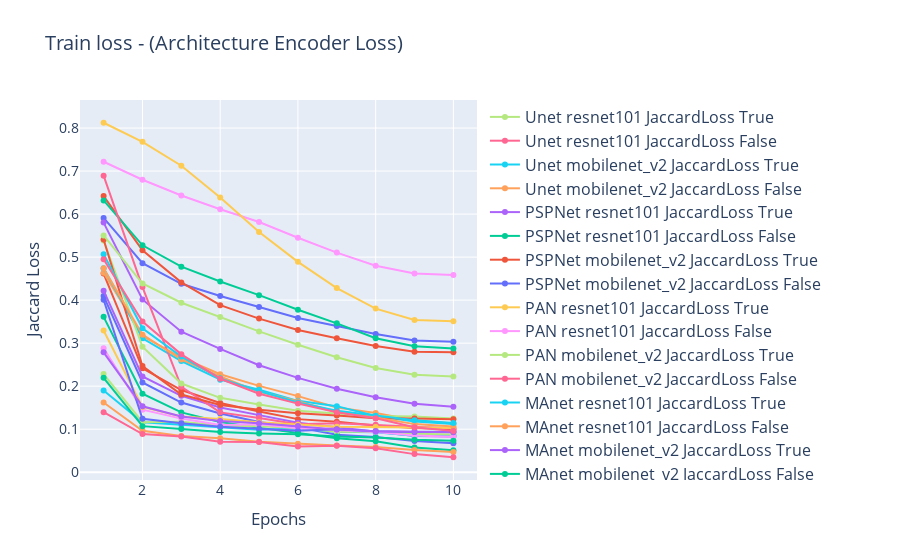
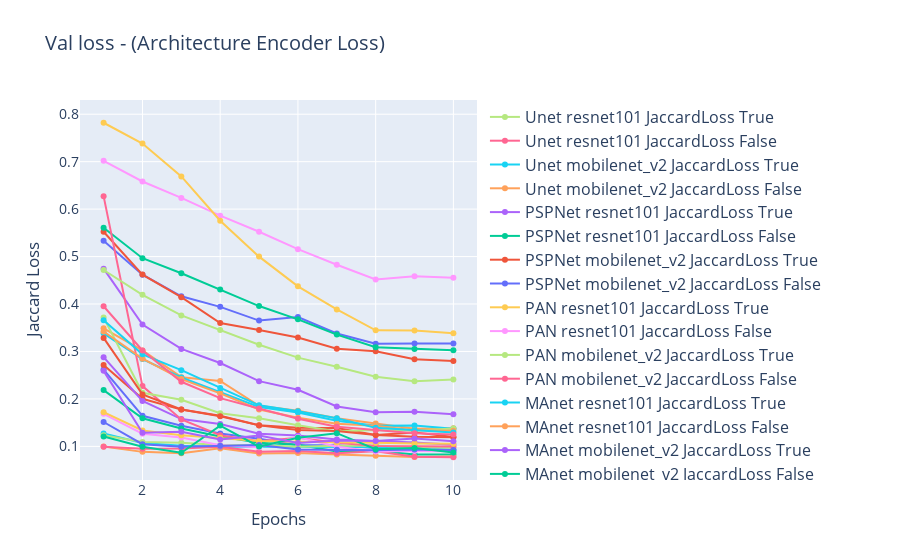
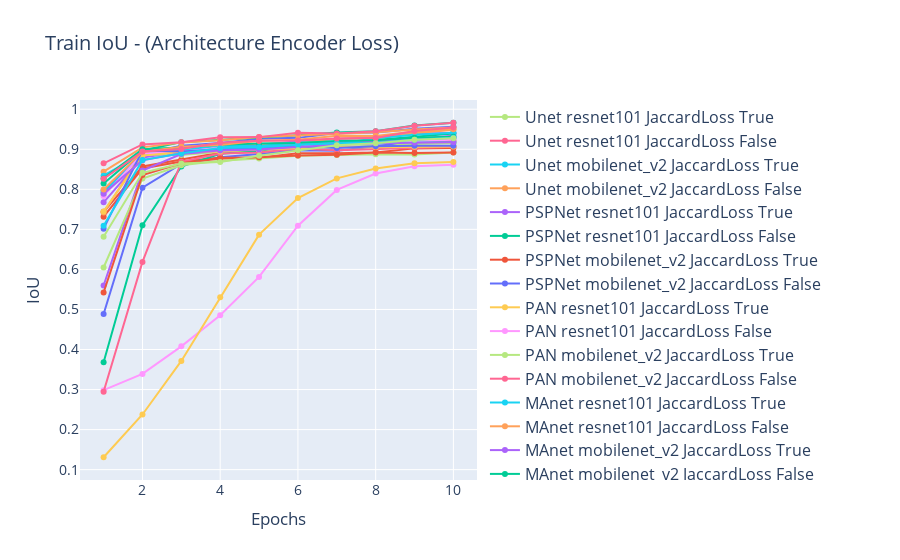
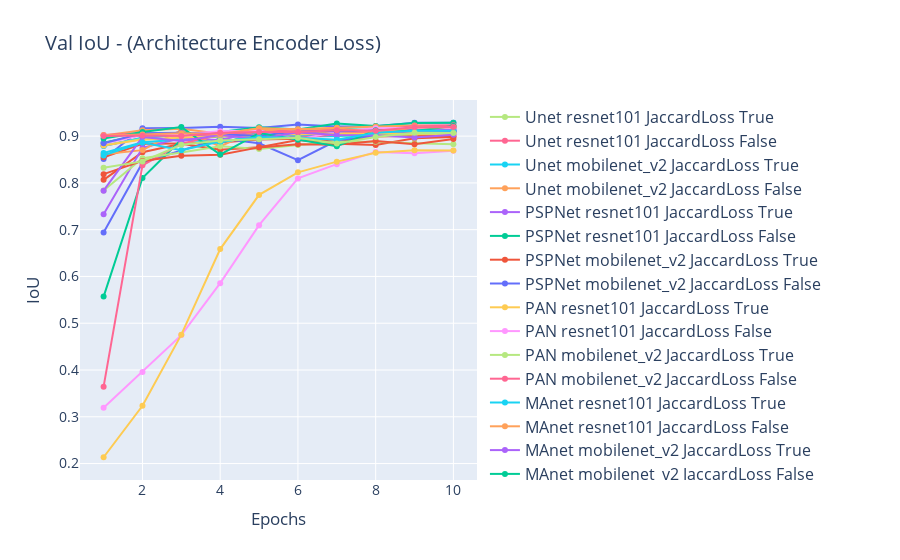

Notebook source saved alongside these figures, in order:
### Code cell
# Loss
plot_data(big_df, y_volumn='train_loss', y_column_name="Jaccard Loss", plot_title="Train loss", filter='loss_func == "JaccardLoss"')
plot_data(big_df, y_volumn='val_loss', y_column_name="Jaccard Loss", plot_title="Val loss", filter='loss_func == "JaccardLoss"')
# IoU
plot_data(big_df, y_volumn='train_iou_score', y_column_name="IoU", plot_title="Train IoU", filter='loss_func == "JaccardLoss"')
plot_data(big_df, y_volumn='val_iou_score',  y_column_name= "IoU", plot_title="Val IoU", filter='loss_func == "JaccardLoss"')

### Figure 1 — Plotly figure (JSON) as saved in the notebook; plotly's stock layout.template omitted (floating-point values rounded to 4 significant figures)
{"data": [{"hovertemplate": ["<b>DeepLabV3Plus mobilenet_v2 JaccardLoss False</b><br><br>Train loss: %{y:.3}<br>Epochs: %{x}<br><extra></extra>"], "name": "DeepLabV3Plus mobilenet_v2 JaccardLoss False", "type": "scatter", "x": [1, 2, 3, 4, 5, 6, 7, 8, 9, 10], "y": [0.4094, 0.2087, 0.162, 0.1367, 0.117, 0.1046, 0.08726, 0.08178, 0.07257, 0.06711]}, {"hovertemplate": ["<b>DeepLabV3Plus mobilenet_v2 JaccardLoss True</b><br><br>Train loss: %{y:.3}<br>Epochs: %{x}<br><extra></extra>"], "name": "DeepLabV3Plus mobilenet_v2 JaccardLoss True", "type": "scatter", "x": [1, 2, 3, 4, 5, 6, 7, 8, 9, 10], "y": [0.4617, 0.2416, 0.191, 0.1611, 0.1412, 0.1234, 0.1173, 0.1084, 0.1028, 0.1002]}, {"hovertemplate": ["<b>DeepLabV3Plus resnet101 JaccardLoss False</b><br><br>Train loss: %{y:.3}<br>Epochs: %{x}<br><extra></extra>"], "name": "DeepLabV3Plus resnet101 JaccardLoss False", "type": "scatter", "x": [1, 2, 3, 4, 5, 6, 7, 8, 9, 10], "y": [0.3611, 0.1827, 0.139, 0.117, 0.1036, 0.0905, 0.0788, 0.07197, 0.05748, 0.0511]}, {"hovertemplate": ["<b>DeepLabV3Plus resnet101 JaccardLoss True</b><br><br>Train loss: %{y:.3}<br>Epochs: %{x}<br><extra></extra>"], "name": "DeepLabV3Plus resnet101 JaccardLoss True", "type": "scatter", "x": [1, 2, 3, 4, 5, 6, 7, 8, 9, 10], "y": [0.422, 0.2227, 0.1775, 0.1504, 0.1327, 0.1152, 0.1047, 0.09434, 0.08415, 0.08285]}, {"hovertemplate": ["<b>FPN mobilenet_v2 JaccardLoss False</b><br><br>Train loss: %{y:.3}<br>Epochs: %{x}<br><extra></extra>"], "name": "FPN mobilenet_v2 JaccardLoss False", "type": "scatter", "x": [1, 2, 3, 4, 5, 6, 7, 8, 9, 10], "y": [0.1619, 0.09649, 0.08445, 0.0788, 0.07069, 0.06606, 0.06216, 0.05851, 0.05182, 0.04729]}, {"hovertemplate": ["<b>FPN mobilenet_v2 JaccardLoss True</b><br><br>Train loss: %{y:.3}<br>Epochs: %{x}<br><extra></extra>"], "name": "FPN mobilenet_v2 JaccardLoss True", "type": "scatter", "x": [1, 2, 3, 4, 5, 6, 7, 8, 9, 10], "y": [0.19, 0.1159, 0.1104, 0.1043, 0.09871, 0.1017, 0.09427, 0.09284, 0.08465, 0.0857]}, {"hovertemplate": ["<b>FPN resnet101 JaccardLoss False</b><br><br>Train loss: %{y:.3}<br>Epochs: %{x}<br><extra></extra>"], "name": "FPN resnet101 JaccardLoss False", "type": "scatter", "x": [1, 2, 3, 4, 5, 6, 7, 8, 9, 10], "y": [0.1395, 0.08863, 0.08326, 0.07097, 0.07047, 0.05962, 0.06138, 0.05578, 0.04209, 0.03481]}, {"hovertemplate": ["<b>FPN resnet101 JaccardLoss True</b><br><br>Train loss: %{y:.3}<br>Epochs: %{x}<br><extra></extra>"], "name": "FPN resnet101 JaccardLoss True", "type": "scatter", "x": [1, 2, 3, 4, 5, 6, 7, 8, 9, 10], "y": [0.2281, 0.1163, 0.1171, 0.1088, 0.1069, 0.1026, 0.09379, 0.09445, 0.08939, 0.08746]}, {"hovertemplate": ["<b>Linknet mobilenet_v2 JaccardLoss False</b><br><br>Train loss: %{y:.3}<br>Epochs: %{x}<br><extra></extra>"], "name": "Linknet mobilenet_v2 JaccardLoss False", "type": "scatter", "x": [1, 2, 3, 4, 5, 6, 7, 8, 9, 10], "y": [0.7217, 0.6799, 0.6432, 0.6111, 0.5816, 0.5449, 0.5105, 0.4801, 0.4617, 0.4585]}, {"hovertemplate": ["<b>Linknet mobilenet_v2 JaccardLoss True</b><br><br>Train loss: %{y:.3}<br>Epochs: %{x}<br><extra></extra>"], "name": "Linknet mobilenet_v2 JaccardLoss True", "type": "scatter", "x": [1, 2, 3, 4, 5, 6, 7, 8, 9, 10], "y": [0.8123, 0.768, 0.7124, 0.6388, 0.5584, 0.489, 0.4281, 0.3803, 0.3537, 0.3508]}, {"hovertemplate": ["<b>Linknet resnet101 JaccardLoss False</b><br><br>Train loss: %{y:.3}<br>Epochs: %{x}<br><extra></extra>"], "name": "Linknet resnet101 JaccardLoss False", "type": "scatter", "x": [1, 2, 3, 4, 5, 6, 7, 8, 9, 10], "y": [0.5911, 0.4857, 0.438, 0.4098, 0.3841, 0.3584, 0.34, 0.3211, 0.306, 0.3034]}, {"hovertemplate": ["<b>Linknet resnet101 JaccardLoss True</b><br><br>Train loss: %{y:.3}<br>Epochs: %{x}<br><extra></extra>"], "name": "Linknet resnet101 JaccardLoss True", "type": "scatter", "x": [1, 2, 3, 4, 5, 6, 7, 8, 9, 10], "y": [0.6418, 0.5158, 0.4413, 0.3882, 0.3571, 0.3305, 0.3116, 0.2936, 0.2802, 0.2787]}, {"hovertemplate": ["<b>MAnet mobilenet_v2 JaccardLoss False</b><br><br>Train loss: %{y:.3}<br>Epochs: %{x}<br><extra></extra>"], "name": "MAnet mobilenet_v2 JaccardLoss False", "type": "scatter", "x": [1, 2, 3, 4, 5, 6, 7, 8, 9, 10], "y": [0.6318, 0.5274, 0.4778, 0.4433, 0.4115, 0.3778, 0.346, 0.3115, 0.2927, 0.2877]}, {"hovertemplate": ["<b>MAnet mobilenet_v2 JaccardLoss True</b><br><br>Train loss: %{y:.3}<br>Epochs: %{x}<br><extra></extra>"], "name": "MAnet mobilenet_v2 JaccardLoss True", "type": "scatter", "x": [1, 2, 3, 4, 5, 6, 7, 8, 9, 10], "y": [0.5803, 0.4015, 0.3267, 0.2866, 0.2488, 0.2194, 0.1942, 0.1745, 0.1591, 0.1521]}, {"hovertemplate": ["<b>MAnet resnet101 JaccardLoss False</b><br><br>Train loss: %{y:.3}<br>Epochs: %{x}<br><extra></extra>"], "name": "MAnet resnet101 JaccardLoss False", "type": "scatter", "x": [1, 2, 3, 4, 5, 6, 7, 8, 9, 10], "y": [0.4636, 0.3165, 0.2666, 0.2277, 0.2007, 0.1769, 0.1505, 0.1378, 0.1207, 0.1132]}, {"hovertemplate": ["<b>MAnet resnet101 JaccardLoss True</b><br><br>Train loss: %{y:.3}<br>Epochs: %{x}<br><extra></extra>"], "name": "MAnet resnet101 JaccardLoss True", "type": "scatter", "x": [1, 2, 3, 4, 5, 6, 7, 8, 9, 10], "y": [0.4742, 0.3114, 0.2585, 0.2152, 0.1916, 0.1659, 0.1536, 0.1308, 0.118, 0.112]}, {"hovertemplate": ["<b>PAN mobilenet_v2 JaccardLoss False</b><br><br>Train loss: %{y:.3}<br>Epochs: %{x}<br><extra></extra>"], "name": "PAN mobilenet_v2 JaccardLoss False", "type": "scatter", "x": [1, 2, 3, 4, 5, 6, 7, 8, 9, 10], "y": [0.6893, 0.4302, 0.1984, 0.1391, 0.1263, 0.1114, 0.1141, 0.1106, 0.1057, 0.102]}, {"hovertemplate": ["<b>PAN mobilenet_v2 JaccardLoss True</b><br><br>Train loss: %{y:.3}<br>Epochs: %{x}<br><extra></extra>"], "name": "PAN mobilenet_v2 JaccardLoss True", "type": "scatter", "x": [1, 2, 3, 4, 5, 6, 7, 8, 9, 10], "y": [0.5385, 0.2917, 0.2062, 0.1729, 0.1573, 0.1429, 0.1363, 0.1307, 0.1296, 0.125]}, {"hovertemplate": ["<b>PAN resnet101 JaccardLoss False</b><br><br>Train loss: %{y:.3}<br>Epochs: %{x}<br><extra></extra>"], "name": "PAN resnet101 JaccardLoss False", "type": "scatter", "x": [1, 2, 3, 4, 5, 6, 7, 8, 9, 10], "y": [0.2881, 0.1454, 0.1246, 0.11, 0.1115, 0.1023, 0.09799, 0.09345, 0.08508, 0.08252]}, {"hovertemplate": ["<b>PAN resnet101 JaccardLoss True</b><br><br>Train loss: %{y:.3}<br>Epochs: %{x}<br><extra></extra>"], "name": "PAN resnet101 JaccardLoss True", "type": "scatter", "x": [1, 2, 3, 4, 5, 6, 7, 8, 9, 10], "y": [0.3294, 0.1516, 0.1293, 0.1239, 0.1159, 0.1106, 0.1055, 0.1049, 0.1038, 0.1029]}, {"hovertemplate": ["<b>PSPNet mobilenet_v2 JaccardLoss False</b><br><br>Train loss: %{y:.3}<br>Epochs: %{x}<br><extra></extra>"], "name": "PSPNet mobilenet_v2 JaccardLoss False", "type": "scatter", "x": [1, 2, 3, 4, 5, 6, 7, 8, 9, 10], "y": [0.4009, 0.1242, 0.1137, 0.1058, 0.101, 0.09628, 0.0998, 0.09543, 0.09378, 0.09425]}, {"hovertemplate": ["<b>PSPNet mobilenet_v2 JaccardLoss True</b><br><br>Train loss: %{y:.3}<br>Epochs: %{x}<br><extra></extra>"], "name": "PSPNet mobilenet_v2 JaccardLoss True", "type": "scatter", "x": [1, 2, 3, 4, 5, 6, 7, 8, 9, 10], "y": [0.5411, 0.2467, 0.1804, 0.1562, 0.1454, 0.1368, 0.132, 0.1253, 0.1247, 0.1229]}, {"hovertemplate": ["<b>PSPNet resnet101 JaccardLoss False</b><br><br>Train loss: %{y:.3}<br>Epochs: %{x}<br><extra></extra>"], "name": "PSPNet resnet101 JaccardLoss False", "type": "scatter", "x": [1, 2, 3, 4, 5, 6, 7, 8, 9, 10], "y": [0.2194, 0.1071, 0.1007, 0.09321, 0.09013, 0.08847, 0.08291, 0.08083, 0.07519, 0.07317]}, {"hovertemplate": ["<b>PSPNet resnet101 JaccardLoss True</b><br><br>Train loss: %{y:.3}<br>Epochs: %{x}<br><extra></extra>"], "name": "PSPNet resnet101 JaccardLoss True", "type": "scatter", "x": [1, 2, 3, 4, 5, 6, 7, 8, 9, 10], "y": [0.2787, 0.1532, 0.1297, 0.1192, 0.1141, 0.1074, 0.09954, 0.0953, 0.09404, 0.09301]}, {"hovertemplate": ["<b>Unet mobilenet_v2 JaccardLoss False</b><br><br>Train loss: %{y:.3}<br>Epochs: %{x}<br><extra></extra>"], "name": "Unet mobilenet_v2 JaccardLoss False", "type": "scatter", "x": [1, 2, 3, 4, 5, 6, 7, 8, 9, 10], "y": [0.4738, 0.3197, 0.2621, 0.2226, 0.1869, 0.1652, 0.1402, 0.1274, 0.1118, 0.1064]}, {"hovertemplate": ["<b>Unet mobilenet_v2 JaccardLoss True</b><br><br>Train loss: %{y:.3}<br>Epochs: %{x}<br><extra></extra>"], "name": "Unet mobilenet_v2 JaccardLoss True", "type": "scatter", "x": [1, 2, 3, 4, 5, 6, 7, 8, 9, 10], "y": [0.5066, 0.3347, 0.2687, 0.2182, 0.1884, 0.1621, 0.1431, 0.1314, 0.1209, 0.1141]}, {"hovertemplate": ["<b>Unet resnet101 JaccardLoss False</b><br><br>Train loss: %{y:.3}<br>Epochs: %{x}<br><extra></extra>"], "name": "Unet resnet101 JaccardLoss False", "type": "scatter", "x": [1, 2, 3, 4, 5, 6, 7, 8, 9, 10], "y": [0.495, 0.3502, 0.274, 0.2172, 0.1825, 0.1595, 0.1393, 0.1254, 0.1048, 0.09565]}, {"hovertemplate": ["<b>Unet resnet101 JaccardLoss True</b><br><br>Train loss: %{y:.3}<br>Epochs: %{x}<br><extra></extra>"], "name": "Unet resnet101 JaccardLoss True", "type": "scatter", "x": [1, 2, 3, 4, 5, 6, 7, 8, 9, 10], "y": [0.5505, 0.4387, 0.394, 0.3605, 0.3273, 0.2963, 0.2674, 0.2422, 0.2265, 0.2224]}], "layout": {"font": {"size": 14}, "legend": {"font": {"size": 16}, "traceorder": "reversed", "y": 0.5}, "title": {"text": "Train loss - (Architecture Encoder Loss)"}, "xaxis": {"title": {"text": "Epochs"}}, "yaxis": {"title": {"text": "Jaccard Loss"}}}}

### Figure 2 — Plotly figure (JSON) as saved in the notebook; plotly's stock layout.template omitted (floating-point values rounded to 4 significant figures)
{"data": [{"hovertemplate": ["<b>DeepLabV3Plus mobilenet_v2 JaccardLoss False</b><br><br>Val loss: %{y:.3}<br>Epochs: %{x}<br><extra></extra>"], "name": "DeepLabV3Plus mobilenet_v2 JaccardLoss False", "type": "scatter", "x": [1, 2, 3, 4, 5, 6, 7, 8, 9, 10], "y": [0.262, 0.1644, 0.1434, 0.1273, 0.1161, 0.1022, 0.1025, 0.09742, 0.09077, 0.09082]}, {"hovertemplate": ["<b>DeepLabV3Plus mobilenet_v2 JaccardLoss True</b><br><br>Val loss: %{y:.3}<br>Epochs: %{x}<br><extra></extra>"], "name": "DeepLabV3Plus mobilenet_v2 JaccardLoss True", "type": "scatter", "x": [1, 2, 3, 4, 5, 6, 7, 8, 9, 10], "y": [0.2717, 0.2003, 0.1775, 0.1644, 0.1446, 0.1392, 0.1388, 0.124, 0.1203, 0.1194]}, {"hovertemplate": ["<b>DeepLabV3Plus resnet101 JaccardLoss False</b><br><br>Val loss: %{y:.3}<br>Epochs: %{x}<br><extra></extra>"], "name": "DeepLabV3Plus resnet101 JaccardLoss False", "type": "scatter", "x": [1, 2, 3, 4, 5, 6, 7, 8, 9, 10], "y": [0.2186, 0.1592, 0.1376, 0.121, 0.1076, 0.1032, 0.0891, 0.0906, 0.08277, 0.08304]}, {"hovertemplate": ["<b>DeepLabV3Plus resnet101 JaccardLoss True</b><br><br>Val loss: %{y:.3}<br>Epochs: %{x}<br><extra></extra>"], "name": "DeepLabV3Plus resnet101 JaccardLoss True", "type": "scatter", "x": [1, 2, 3, 4, 5, 6, 7, 8, 9, 10], "y": [0.2881, 0.1958, 0.1576, 0.1471, 0.1268, 0.123, 0.1147, 0.1115, 0.1083, 0.1032]}, {"hovertemplate": ["<b>FPN mobilenet_v2 JaccardLoss False</b><br><br>Val loss: %{y:.3}<br>Epochs: %{x}<br><extra></extra>"], "name": "FPN mobilenet_v2 JaccardLoss False", "type": "scatter", "x": [1, 2, 3, 4, 5, 6, 7, 8, 9, 10], "y": [0.09999, 0.08844, 0.08568, 0.0958, 0.08487, 0.08608, 0.08312, 0.08014, 0.07787, 0.0789]}, {"hovertemplate": ["<b>FPN mobilenet_v2 JaccardLoss True</b><br><br>Val loss: %{y:.3}<br>Epochs: %{x}<br><extra></extra>"], "name": "FPN mobilenet_v2 JaccardLoss True", "type": "scatter", "x": [1, 2, 3, 4, 5, 6, 7, 8, 9, 10], "y": [0.1272, 0.1072, 0.1011, 0.09924, 0.09945, 0.0989, 0.09839, 0.09896, 0.09603, 0.09316]}, {"hovertemplate": ["<b>FPN resnet101 JaccardLoss False</b><br><br>Val loss: %{y:.3}<br>Epochs: %{x}<br><extra></extra>"], "name": "FPN resnet101 JaccardLoss False", "type": "scatter", "x": [1, 2, 3, 4, 5, 6, 7, 8, 9, 10], "y": [0.09905, 0.09502, 0.09572, 0.09909, 0.08872, 0.09013, 0.08578, 0.08974, 0.07825, 0.0771]}, {"hovertemplate": ["<b>FPN resnet101 JaccardLoss True</b><br><br>Val loss: %{y:.3}<br>Epochs: %{x}<br><extra></extra>"], "name": "FPN resnet101 JaccardLoss True", "type": "scatter", "x": [1, 2, 3, 4, 5, 6, 7, 8, 9, 10], "y": [0.1233, 0.1093, 0.1078, 0.1031, 0.1022, 0.09938, 0.1014, 0.1021, 0.09828, 0.09733]}, {"hovertemplate": ["<b>Linknet mobilenet_v2 JaccardLoss False</b><br><br>Val loss: %{y:.3}<br>Epochs: %{x}<br><extra></extra>"], "name": "Linknet mobilenet_v2 JaccardLoss False", "type": "scatter", "x": [1, 2, 3, 4, 5, 6, 7, 8, 9, 10], "y": [0.7017, 0.6582, 0.6236, 0.5863, 0.5523, 0.5156, 0.4829, 0.4517, 0.4585, 0.4553]}, {"hovertemplate": ["<b>Linknet mobilenet_v2 JaccardLoss True</b><br><br>Val loss: %{y:.3}<br>Epochs: %{x}<br><extra></extra>"], "name": "Linknet mobilenet_v2 JaccardLoss True", "type": "scatter", "x": [1, 2, 3, 4, 5, 6, 7, 8, 9, 10], "y": [0.782, 0.7382, 0.6689, 0.5756, 0.4999, 0.4373, 0.3886, 0.3446, 0.3441, 0.3384]}, {"hovertemplate": ["<b>Linknet resnet101 JaccardLoss False</b><br><br>Val loss: %{y:.3}<br>Epochs: %{x}<br><extra></extra>"], "name": "Linknet resnet101 JaccardLoss False", "type": "scatter", "x": [1, 2, 3, 4, 5, 6, 7, 8, 9, 10], "y": [0.5334, 0.4619, 0.4163, 0.3941, 0.3651, 0.3724, 0.3378, 0.3162, 0.317, 0.3167]}, {"hovertemplate": ["<b>Linknet resnet101 JaccardLoss True</b><br><br>Val loss: %{y:.3}<br>Epochs: %{x}<br><extra></extra>"], "name": "Linknet resnet101 JaccardLoss True", "type": "scatter", "x": [1, 2, 3, 4, 5, 6, 7, 8, 9, 10], "y": [0.5523, 0.462, 0.4145, 0.3598, 0.3451, 0.3294, 0.3058, 0.3003, 0.2834, 0.2802]}, {"hovertemplate": ["<b>MAnet mobilenet_v2 JaccardLoss False</b><br><br>Val loss: %{y:.3}<br>Epochs: %{x}<br><extra></extra>"], "name": "MAnet mobilenet_v2 JaccardLoss False", "type": "scatter", "x": [1, 2, 3, 4, 5, 6, 7, 8, 9, 10], "y": [0.5608, 0.4965, 0.4648, 0.4306, 0.3957, 0.3678, 0.3355, 0.3089, 0.3054, 0.3025]}, {"hovertemplate": ["<b>MAnet mobilenet_v2 JaccardLoss True</b><br><br>Val loss: %{y:.3}<br>Epochs: %{x}<br><extra></extra>"], "name": "MAnet mobilenet_v2 JaccardLoss True", "type": "scatter", "x": [1, 2, 3, 4, 5, 6, 7, 8, 9, 10], "y": [0.4745, 0.3567, 0.3053, 0.2757, 0.2375, 0.2193, 0.1841, 0.1721, 0.1731, 0.168]}, {"hovertemplate": ["<b>MAnet resnet101 JaccardLoss False</b><br><br>Val loss: %{y:.3}<br>Epochs: %{x}<br><extra></extra>"], "name": "MAnet resnet101 JaccardLoss False", "type": "scatter", "x": [1, 2, 3, 4, 5, 6, 7, 8, 9, 10], "y": [0.3489, 0.3022, 0.2458, 0.2378, 0.1855, 0.1749, 0.1591, 0.1481, 0.1373, 0.1383]}, {"hovertemplate": ["<b>MAnet resnet101 JaccardLoss True</b><br><br>Val loss: %{y:.3}<br>Epochs: %{x}<br><extra></extra>"], "name": "MAnet resnet101 JaccardLoss True", "type": "scatter", "x": [1, 2, 3, 4, 5, 6, 7, 8, 9, 10], "y": [0.3383, 0.2839, 0.2452, 0.2147, 0.1831, 0.1712, 0.1538, 0.1437, 0.1442, 0.1369]}, {"hovertemplate": ["<b>PAN mobilenet_v2 JaccardLoss False</b><br><br>Val loss: %{y:.3}<br>Epochs: %{x}<br><extra></extra>"], "name": "PAN mobilenet_v2 JaccardLoss False", "type": "scatter", "x": [1, 2, 3, 4, 5, 6, 7, 8, 9, 10], "y": [0.6274, 0.227, 0.1568, 0.1235, 0.1107, 0.1184, 0.1079, 0.1008, 0.1005, 0.09957]}, {"hovertemplate": ["<b>PAN mobilenet_v2 JaccardLoss True</b><br><br>Val loss: %{y:.3}<br>Epochs: %{x}<br><extra></extra>"], "name": "PAN mobilenet_v2 JaccardLoss True", "type": "scatter", "x": [1, 2, 3, 4, 5, 6, 7, 8, 9, 10], "y": [0.3715, 0.213, 0.1982, 0.1698, 0.1593, 0.1445, 0.1316, 0.1346, 0.1335, 0.1375]}, {"hovertemplate": ["<b>PAN resnet101 JaccardLoss False</b><br><br>Val loss: %{y:.3}<br>Epochs: %{x}<br><extra></extra>"], "name": "PAN resnet101 JaccardLoss False", "type": "scatter", "x": [1, 2, 3, 4, 5, 6, 7, 8, 9, 10], "y": [0.1685, 0.1267, 0.1189, 0.1024, 0.09821, 0.1198, 0.09926, 0.08947, 0.09041, 0.08983]}, {"hovertemplate": ["<b>PAN resnet101 JaccardLoss True</b><br><br>Val loss: %{y:.3}<br>Epochs: %{x}<br><extra></extra>"], "name": "PAN resnet101 JaccardLoss True", "type": "scatter", "x": [1, 2, 3, 4, 5, 6, 7, 8, 9, 10], "y": [0.1722, 0.1337, 0.1233, 0.1181, 0.1116, 0.1097, 0.108, 0.1077, 0.1062, 0.1055]}, {"hovertemplate": ["<b>PSPNet mobilenet_v2 JaccardLoss False</b><br><br>Val loss: %{y:.3}<br>Epochs: %{x}<br><extra></extra>"], "name": "PSPNet mobilenet_v2 JaccardLoss False", "type": "scatter", "x": [1, 2, 3, 4, 5, 6, 7, 8, 9, 10], "y": [0.1514, 0.1046, 0.09932, 0.1011, 0.1028, 0.09333, 0.09305, 0.09172, 0.09359, 0.09262]}, {"hovertemplate": ["<b>PSPNet mobilenet_v2 JaccardLoss True</b><br><br>Val loss: %{y:.3}<br>Epochs: %{x}<br><extra></extra>"], "name": "PSPNet mobilenet_v2 JaccardLoss True", "type": "scatter", "x": [1, 2, 3, 4, 5, 6, 7, 8, 9, 10], "y": [0.3286, 0.2095, 0.1779, 0.1633, 0.1443, 0.1346, 0.1325, 0.1238, 0.1295, 0.1199]}, {"hovertemplate": ["<b>PSPNet resnet101 JaccardLoss False</b><br><br>Val loss: %{y:.3}<br>Epochs: %{x}<br><extra></extra>"], "name": "PSPNet resnet101 JaccardLoss False", "type": "scatter", "x": [1, 2, 3, 4, 5, 6, 7, 8, 9, 10], "y": [0.121, 0.0992, 0.08664, 0.1438, 0.09959, 0.1181, 0.1279, 0.0939, 0.09647, 0.08694]}, {"hovertemplate": ["<b>PSPNet resnet101 JaccardLoss True</b><br><br>Val loss: %{y:.3}<br>Epochs: %{x}<br><extra></extra>"], "name": "PSPNet resnet101 JaccardLoss True", "type": "scatter", "x": [1, 2, 3, 4, 5, 6, 7, 8, 9, 10], "y": [0.2592, 0.1288, 0.1309, 0.1147, 0.123, 0.1071, 0.1124, 0.1111, 0.1164, 0.111]}, {"hovertemplate": ["<b>Unet mobilenet_v2 JaccardLoss False</b><br><br>Val loss: %{y:.3}<br>Epochs: %{x}<br><extra></extra>"], "name": "Unet mobilenet_v2 JaccardLoss False", "type": "scatter", "x": [1, 2, 3, 4, 5, 6, 7, 8, 9, 10], "y": [0.342, 0.2849, 0.2418, 0.2116, 0.1779, 0.1601, 0.1476, 0.1432, 0.1337, 0.1328]}, {"hovertemplate": ["<b>Unet mobilenet_v2 JaccardLoss True</b><br><br>Val loss: %{y:.3}<br>Epochs: %{x}<br><extra></extra>"], "name": "Unet mobilenet_v2 JaccardLoss True", "type": "scatter", "x": [1, 2, 3, 4, 5, 6, 7, 8, 9, 10], "y": [0.366, 0.294, 0.2606, 0.2229, 0.1865, 0.174, 0.1592, 0.139, 0.1338, 0.1295]}, {"hovertemplate": ["<b>Unet resnet101 JaccardLoss False</b><br><br>Val loss: %{y:.3}<br>Epochs: %{x}<br><extra></extra>"], "name": "Unet resnet101 JaccardLoss False", "type": "scatter", "x": [1, 2, 3, 4, 5, 6, 7, 8, 9, 10], "y": [0.3953, 0.3023, 0.2362, 0.2017, 0.1799, 0.1581, 0.1413, 0.1342, 0.1275, 0.1252]}, {"hovertemplate": ["<b>Unet resnet101 JaccardLoss True</b><br><br>Val loss: %{y:.3}<br>Epochs: %{x}<br><extra></extra>"], "name": "Unet resnet101 JaccardLoss True", "type": "scatter", "x": [1, 2, 3, 4, 5, 6, 7, 8, 9, 10], "y": [0.4716, 0.4194, 0.376, 0.3454, 0.3142, 0.2871, 0.2679, 0.2466, 0.2372, 0.241]}], "layout": {"font": {"size": 14}, "legend": {"font": {"size": 16}, "traceorder": "reversed", "y": 0.5}, "title": {"text": "Val loss - (Architecture Encoder Loss)"}, "xaxis": {"title": {"text": "Epochs"}}, "yaxis": {"title": {"text": "Jaccard Loss"}}}}

### Figure 3 — Plotly figure (JSON) as saved in the notebook; plotly's stock layout.template omitted (floating-point values rounded to 4 significant figures)
{"data": [{"hovertemplate": ["<b>DeepLabV3Plus mobilenet_v2 JaccardLoss False</b><br><br>Train IoU: %{y:.3}<br>Epochs: %{x}<br><extra></extra>"], "name": "DeepLabV3Plus mobilenet_v2 JaccardLoss False", "type": "scatter", "x": [1, 2, 3, 4, 5, 6, 7, 8, 9, 10], "y": [0.797, 0.8875, 0.9086, 0.9159, 0.926, 0.9285, 0.9409, 0.9419, 0.9515, 0.9562]}, {"hovertemplate": ["<b>DeepLabV3Plus mobilenet_v2 JaccardLoss True</b><br><br>Train IoU: %{y:.3}<br>Epochs: %{x}<br><extra></extra>"], "name": "DeepLabV3Plus mobilenet_v2 JaccardLoss True", "type": "scatter", "x": [1, 2, 3, 4, 5, 6, 7, 8, 9, 10], "y": [0.7437, 0.8569, 0.8745, 0.8912, 0.8999, 0.9102, 0.9104, 0.9143, 0.9197, 0.9216]}, {"hovertemplate": ["<b>DeepLabV3Plus resnet101 JaccardLoss False</b><br><br>Train IoU: %{y:.3}<br>Epochs: %{x}<br><extra></extra>"], "name": "DeepLabV3Plus resnet101 JaccardLoss False", "type": "scatter", "x": [1, 2, 3, 4, 5, 6, 7, 8, 9, 10], "y": [0.8143, 0.8972, 0.9178, 0.9234, 0.9285, 0.9348, 0.9417, 0.9451, 0.9593, 0.9661]}, {"hovertemplate": ["<b>DeepLabV3Plus resnet101 JaccardLoss True</b><br><br>Train IoU: %{y:.3}<br>Epochs: %{x}<br><extra></extra>"], "name": "DeepLabV3Plus resnet101 JaccardLoss True", "type": "scatter", "x": [1, 2, 3, 4, 5, 6, 7, 8, 9, 10], "y": [0.7676, 0.8792, 0.8937, 0.9038, 0.9107, 0.9201, 0.9255, 0.9299, 0.9387, 0.9404]}, {"hovertemplate": ["<b>FPN mobilenet_v2 JaccardLoss False</b><br><br>Train IoU: %{y:.3}<br>Epochs: %{x}<br><extra></extra>"], "name": "FPN mobilenet_v2 JaccardLoss False", "type": "scatter", "x": [1, 2, 3, 4, 5, 6, 7, 8, 9, 10], "y": [0.8442, 0.9048, 0.917, 0.9226, 0.9307, 0.9352, 0.939, 0.9426, 0.9494, 0.9542]}, {"hovertemplate": ["<b>FPN mobilenet_v2 JaccardLoss True</b><br><br>Train IoU: %{y:.3}<br>Epochs: %{x}<br><extra></extra>"], "name": "FPN mobilenet_v2 JaccardLoss True", "type": "scatter", "x": [1, 2, 3, 4, 5, 6, 7, 8, 9, 10], "y": [0.834, 0.8897, 0.8934, 0.8992, 0.9046, 0.9009, 0.9085, 0.9096, 0.9179, 0.9168]}, {"hovertemplate": ["<b>FPN resnet101 JaccardLoss False</b><br><br>Train IoU: %{y:.3}<br>Epochs: %{x}<br><extra></extra>"], "name": "FPN resnet101 JaccardLoss False", "type": "scatter", "x": [1, 2, 3, 4, 5, 6, 7, 8, 9, 10], "y": [0.8649, 0.9122, 0.9176, 0.93, 0.9304, 0.9412, 0.9393, 0.945, 0.9588, 0.9662]}, {"hovertemplate": ["<b>FPN resnet101 JaccardLoss True</b><br><br>Train IoU: %{y:.3}<br>Epochs: %{x}<br><extra></extra>"], "name": "FPN resnet101 JaccardLoss True", "type": "scatter", "x": [1, 2, 3, 4, 5, 6, 7, 8, 9, 10], "y": [0.7879, 0.8877, 0.8859, 0.8939, 0.8952, 0.8994, 0.9087, 0.9078, 0.9129, 0.9148]}, {"hovertemplate": ["<b>Linknet mobilenet_v2 JaccardLoss False</b><br><br>Train IoU: %{y:.3}<br>Epochs: %{x}<br><extra></extra>"], "name": "Linknet mobilenet_v2 JaccardLoss False", "type": "scatter", "x": [1, 2, 3, 4, 5, 6, 7, 8, 9, 10], "y": [0.2984, 0.3391, 0.4079, 0.4855, 0.5812, 0.709, 0.7985, 0.8395, 0.8578, 0.8615]}, {"hovertemplate": ["<b>Linknet mobilenet_v2 JaccardLoss True</b><br><br>Train IoU: %{y:.3}<br>Epochs: %{x}<br><extra></extra>"], "name": "Linknet mobilenet_v2 JaccardLoss True", "type": "scatter", "x": [1, 2, 3, 4, 5, 6, 7, 8, 9, 10], "y": [0.1309, 0.2377, 0.3715, 0.5307, 0.6868, 0.7784, 0.8273, 0.8518, 0.8652, 0.8682]}, {"hovertemplate": ["<b>Linknet resnet101 JaccardLoss False</b><br><br>Train IoU: %{y:.3}<br>Epochs: %{x}<br><extra></extra>"], "name": "Linknet resnet101 JaccardLoss False", "type": "scatter", "x": [1, 2, 3, 4, 5, 6, 7, 8, 9, 10], "y": [0.4885, 0.8042, 0.8634, 0.8801, 0.8884, 0.8978, 0.8965, 0.9067, 0.9224, 0.9281]}, {"hovertemplate": ["<b>Linknet resnet101 JaccardLoss True</b><br><br>Train IoU: %{y:.3}<br>Epochs: %{x}<br><extra></extra>"], "name": "Linknet resnet101 JaccardLoss True", "type": "scatter", "x": [1, 2, 3, 4, 5, 6, 7, 8, 9, 10], "y": [0.7318, 0.8522, 0.8697, 0.8789, 0.8787, 0.8898, 0.8898, 0.8922, 0.9022, 0.9031]}, {"hovertemplate": ["<b>MAnet mobilenet_v2 JaccardLoss False</b><br><br>Train IoU: %{y:.3}<br>Epochs: %{x}<br><extra></extra>"], "name": "MAnet mobilenet_v2 JaccardLoss False", "type": "scatter", "x": [1, 2, 3, 4, 5, 6, 7, 8, 9, 10], "y": [0.3683, 0.7103, 0.8569, 0.8886, 0.896, 0.9125, 0.915, 0.9233, 0.9312, 0.9391]}, {"hovertemplate": ["<b>MAnet mobilenet_v2 JaccardLoss True</b><br><br>Train IoU: %{y:.3}<br>Epochs: %{x}<br><extra></extra>"], "name": "MAnet mobilenet_v2 JaccardLoss True", "type": "scatter", "x": [1, 2, 3, 4, 5, 6, 7, 8, 9, 10], "y": [0.5598, 0.847, 0.8883, 0.8961, 0.906, 0.9141, 0.9172, 0.9199, 0.9257, 0.9337]}, {"hovertemplate": ["<b>MAnet resnet101 JaccardLoss False</b><br><br>Train IoU: %{y:.3}<br>Epochs: %{x}<br><extra></extra>"], "name": "MAnet resnet101 JaccardLoss False", "type": "scatter", "x": [1, 2, 3, 4, 5, 6, 7, 8, 9, 10], "y": [0.7418, 0.8917, 0.9036, 0.9145, 0.9132, 0.9148, 0.9272, 0.9278, 0.94, 0.9485]}, {"hovertemplate": ["<b>MAnet resnet101 JaccardLoss True</b><br><br>Train IoU: %{y:.3}<br>Epochs: %{x}<br><extra></extra>"], "name": "MAnet resnet101 JaccardLoss True", "type": "scatter", "x": [1, 2, 3, 4, 5, 6, 7, 8, 9, 10], "y": [0.7929, 0.8863, 0.8976, 0.9085, 0.9079, 0.9184, 0.913, 0.9276, 0.936, 0.941]}, {"hovertemplate": ["<b>PAN mobilenet_v2 JaccardLoss False</b><br><br>Train IoU: %{y:.3}<br>Epochs: %{x}<br><extra></extra>"], "name": "PAN mobilenet_v2 JaccardLoss False", "type": "scatter", "x": [1, 2, 3, 4, 5, 6, 7, 8, 9, 10], "y": [0.2946, 0.6187, 0.8688, 0.8893, 0.8921, 0.9016, 0.8973, 0.9, 0.903, 0.9062]}, {"hovertemplate": ["<b>PAN mobilenet_v2 JaccardLoss True</b><br><br>Train IoU: %{y:.3}<br>Epochs: %{x}<br><extra></extra>"], "name": "PAN mobilenet_v2 JaccardLoss True", "type": "scatter", "x": [1, 2, 3, 4, 5, 6, 7, 8, 9, 10], "y": [0.6048, 0.8271, 0.8599, 0.8711, 0.8768, 0.884, 0.8857, 0.8879, 0.8871, 0.8917]}, {"hovertemplate": ["<b>PAN resnet101 JaccardLoss False</b><br><br>Train IoU: %{y:.3}<br>Epochs: %{x}<br><extra></extra>"], "name": "PAN resnet101 JaccardLoss False", "type": "scatter", "x": [1, 2, 3, 4, 5, 6, 7, 8, 9, 10], "y": [0.7835, 0.8891, 0.8939, 0.9036, 0.8993, 0.9075, 0.9105, 0.9137, 0.9212, 0.9239]}, {"hovertemplate": ["<b>PAN resnet101 JaccardLoss True</b><br><br>Train IoU: %{y:.3}<br>Epochs: %{x}<br><extra></extra>"], "name": "PAN resnet101 JaccardLoss True", "type": "scatter", "x": [1, 2, 3, 4, 5, 6, 7, 8, 9, 10], "y": [0.7448, 0.8843, 0.8935, 0.8944, 0.8991, 0.9018, 0.9055, 0.9051, 0.906, 0.9067]}, {"hovertemplate": ["<b>PSPNet mobilenet_v2 JaccardLoss False</b><br><br>Train IoU: %{y:.3}<br>Epochs: %{x}<br><extra></extra>"], "name": "PSPNet mobilenet_v2 JaccardLoss False", "type": "scatter", "x": [1, 2, 3, 4, 5, 6, 7, 8, 9, 10], "y": [0.7017, 0.8972, 0.8945, 0.9002, 0.9033, 0.9076, 0.9035, 0.9077, 0.9091, 0.9087]}, {"hovertemplate": ["<b>PSPNet mobilenet_v2 JaccardLoss True</b><br><br>Train IoU: %{y:.3}<br>Epochs: %{x}<br><extra></extra>"], "name": "PSPNet mobilenet_v2 JaccardLoss True", "type": "scatter", "x": [1, 2, 3, 4, 5, 6, 7, 8, 9, 10], "y": [0.5424, 0.8355, 0.865, 0.8772, 0.8803, 0.8847, 0.8863, 0.8918, 0.8906, 0.8921]}, {"hovertemplate": ["<b>PSPNet resnet101 JaccardLoss False</b><br><br>Train IoU: %{y:.3}<br>Epochs: %{x}<br><extra></extra>"], "name": "PSPNet resnet101 JaccardLoss False", "type": "scatter", "x": [1, 2, 3, 4, 5, 6, 7, 8, 9, 10], "y": [0.8272, 0.9003, 0.9041, 0.9112, 0.9143, 0.9155, 0.9209, 0.9225, 0.9289, 0.9314]}, {"hovertemplate": ["<b>PSPNet resnet101 JaccardLoss True</b><br><br>Train IoU: %{y:.3}<br>Epochs: %{x}<br><extra></extra>"], "name": "PSPNet resnet101 JaccardLoss True", "type": "scatter", "x": [1, 2, 3, 4, 5, 6, 7, 8, 9, 10], "y": [0.7893, 0.8725, 0.8902, 0.8967, 0.8993, 0.9051, 0.9118, 0.9152, 0.9164, 0.9176]}, {"hovertemplate": ["<b>Unet mobilenet_v2 JaccardLoss False</b><br><br>Train IoU: %{y:.3}<br>Epochs: %{x}<br><extra></extra>"], "name": "Unet mobilenet_v2 JaccardLoss False", "type": "scatter", "x": [1, 2, 3, 4, 5, 6, 7, 8, 9, 10], "y": [0.7994, 0.8935, 0.9065, 0.9104, 0.9212, 0.9235, 0.9338, 0.9331, 0.9443, 0.9499]}, {"hovertemplate": ["<b>Unet mobilenet_v2 JaccardLoss True</b><br><br>Train IoU: %{y:.3}<br>Epochs: %{x}<br><extra></extra>"], "name": "Unet mobilenet_v2 JaccardLoss True", "type": "scatter", "x": [1, 2, 3, 4, 5, 6, 7, 8, 9, 10], "y": [0.709, 0.8729, 0.8898, 0.9031, 0.9048, 0.9116, 0.9152, 0.9161, 0.924, 0.9291]}, {"hovertemplate": ["<b>Unet resnet101 JaccardLoss False</b><br><br>Train IoU: %{y:.3}<br>Epochs: %{x}<br><extra></extra>"], "name": "Unet resnet101 JaccardLoss False", "type": "scatter", "x": [1, 2, 3, 4, 5, 6, 7, 8, 9, 10], "y": [0.8265, 0.8942, 0.9005, 0.9166, 0.9214, 0.9219, 0.9267, 0.9285, 0.9458, 0.9544]}, {"hovertemplate": ["<b>Unet resnet101 JaccardLoss True</b><br><br>Train IoU: %{y:.3}<br>Epochs: %{x}<br><extra></extra>"], "name": "Unet resnet101 JaccardLoss True", "type": "scatter", "x": [1, 2, 3, 4, 5, 6, 7, 8, 9, 10], "y": [0.6817, 0.8411, 0.8643, 0.8682, 0.8841, 0.8974, 0.9101, 0.9154, 0.924, 0.9276]}], "layout": {"font": {"size": 14}, "legend": {"font": {"size": 16}, "traceorder": "reversed", "y": 0.5}, "title": {"text": "Train IoU - (Architecture Encoder Loss)"}, "xaxis": {"title": {"text": "Epochs"}}, "yaxis": {"title": {"text": "IoU"}}}}

### Figure 4 — Plotly figure (JSON) as saved in the notebook; plotly's stock layout.template omitted (floating-point values rounded to 4 significant figures)
{"data": [{"hovertemplate": ["<b>DeepLabV3Plus mobilenet_v2 JaccardLoss False</b><br><br>Val IoU: %{y:.3}<br>Epochs: %{x}<br><extra></extra>"], "name": "DeepLabV3Plus mobilenet_v2 JaccardLoss False", "type": "scatter", "x": [1, 2, 3, 4, 5, 6, 7, 8, 9, 10], "y": [0.8512, 0.9169, 0.9176, 0.9201, 0.9173, 0.925, 0.9206, 0.9213, 0.9285, 0.9285]}, {"hovertemplate": ["<b>DeepLabV3Plus mobilenet_v2 JaccardLoss True</b><br><br>Val IoU: %{y:.3}<br>Epochs: %{x}<br><extra></extra>"], "name": "DeepLabV3Plus mobilenet_v2 JaccardLoss True", "type": "scatter", "x": [1, 2, 3, 4, 5, 6, 7, 8, 9, 10], "y": [0.8546, 0.8837, 0.8844, 0.8863, 0.893, 0.8941, 0.8878, 0.8991, 0.9006, 0.8999]}, {"hovertemplate": ["<b>DeepLabV3Plus resnet101 JaccardLoss False</b><br><br>Val IoU: %{y:.3}<br>Epochs: %{x}<br><extra></extra>"], "name": "DeepLabV3Plus resnet101 JaccardLoss False", "type": "scatter", "x": [1, 2, 3, 4, 5, 6, 7, 8, 9, 10], "y": [0.8858, 0.9036, 0.9022, 0.9091, 0.9191, 0.9144, 0.9272, 0.9218, 0.928, 0.9286]}, {"hovertemplate": ["<b>DeepLabV3Plus resnet101 JaccardLoss True</b><br><br>Val IoU: %{y:.3}<br>Epochs: %{x}<br><extra></extra>"], "name": "DeepLabV3Plus resnet101 JaccardLoss True", "type": "scatter", "x": [1, 2, 3, 4, 5, 6, 7, 8, 9, 10], "y": [0.8793, 0.896, 0.9028, 0.9009, 0.9104, 0.9087, 0.9088, 0.9078, 0.9107, 0.9142]}, {"hovertemplate": ["<b>FPN mobilenet_v2 JaccardLoss False</b><br><br>Val IoU: %{y:.3}<br>Epochs: %{x}<br><extra></extra>"], "name": "FPN mobilenet_v2 JaccardLoss False", "type": "scatter", "x": [1, 2, 3, 4, 5, 6, 7, 8, 9, 10], "y": [0.9012, 0.9127, 0.9156, 0.9052, 0.9161, 0.9149, 0.9177, 0.9206, 0.9229, 0.9219]}, {"hovertemplate": ["<b>FPN mobilenet_v2 JaccardLoss True</b><br><br>Val IoU: %{y:.3}<br>Epochs: %{x}<br><extra></extra>"], "name": "FPN mobilenet_v2 JaccardLoss True", "type": "scatter", "x": [1, 2, 3, 4, 5, 6, 7, 8, 9, 10], "y": [0.8786, 0.8964, 0.903, 0.9056, 0.9044, 0.9048, 0.9047, 0.9054, 0.9077, 0.91]}, {"hovertemplate": ["<b>FPN resnet101 JaccardLoss False</b><br><br>Val IoU: %{y:.3}<br>Epochs: %{x}<br><extra></extra>"], "name": "FPN resnet101 JaccardLoss False", "type": "scatter", "x": [1, 2, 3, 4, 5, 6, 7, 8, 9, 10], "y": [0.9022, 0.906, 0.9048, 0.9017, 0.912, 0.9104, 0.9147, 0.9108, 0.9222, 0.9234]}, {"hovertemplate": ["<b>FPN resnet101 JaccardLoss True</b><br><br>Val IoU: %{y:.3}<br>Epochs: %{x}<br><extra></extra>"], "name": "FPN resnet101 JaccardLoss True", "type": "scatter", "x": [1, 2, 3, 4, 5, 6, 7, 8, 9, 10], "y": [0.881, 0.8939, 0.8946, 0.8991, 0.9, 0.9029, 0.901, 0.9005, 0.9039, 0.9049]}, {"hovertemplate": ["<b>Linknet mobilenet_v2 JaccardLoss False</b><br><br>Val IoU: %{y:.3}<br>Epochs: %{x}<br><extra></extra>"], "name": "Linknet mobilenet_v2 JaccardLoss False", "type": "scatter", "x": [1, 2, 3, 4, 5, 6, 7, 8, 9, 10], "y": [0.3192, 0.3959, 0.4746, 0.5856, 0.7097, 0.8096, 0.84, 0.8663, 0.8635, 0.8688]}, {"hovertemplate": ["<b>Linknet mobilenet_v2 JaccardLoss True</b><br><br>Val IoU: %{y:.3}<br>Epochs: %{x}<br><extra></extra>"], "name": "Linknet mobilenet_v2 JaccardLoss True", "type": "scatter", "x": [1, 2, 3, 4, 5, 6, 7, 8, 9, 10], "y": [0.2134, 0.3234, 0.4755, 0.6585, 0.7744, 0.8226, 0.8455, 0.8644, 0.8698, 0.8691]}, {"hovertemplate": ["<b>Linknet resnet101 JaccardLoss False</b><br><br>Val IoU: %{y:.3}<br>Epochs: %{x}<br><extra></extra>"], "name": "Linknet resnet101 JaccardLoss False", "type": "scatter", "x": [1, 2, 3, 4, 5, 6, 7, 8, 9, 10], "y": [0.6941, 0.8432, 0.8692, 0.8948, 0.8847, 0.8484, 0.8905, 0.9015, 0.9109, 0.9104]}, {"hovertemplate": ["<b>Linknet resnet101 JaccardLoss True</b><br><br>Val IoU: %{y:.3}<br>Epochs: %{x}<br><extra></extra>"], "name": "Linknet resnet101 JaccardLoss True", "type": "scatter", "x": [1, 2, 3, 4, 5, 6, 7, 8, 9, 10], "y": [0.8065, 0.8656, 0.8839, 0.8709, 0.8761, 0.8919, 0.8836, 0.881, 0.8955, 0.8982]}, {"hovertemplate": ["<b>MAnet mobilenet_v2 JaccardLoss False</b><br><br>Val IoU: %{y:.3}<br>Epochs: %{x}<br><extra></extra>"], "name": "MAnet mobilenet_v2 JaccardLoss False", "type": "scatter", "x": [1, 2, 3, 4, 5, 6, 7, 8, 9, 10], "y": [0.5569, 0.8105, 0.8928, 0.8996, 0.8998, 0.8949, 0.9149, 0.9132, 0.916, 0.9184]}, {"hovertemplate": ["<b>MAnet mobilenet_v2 JaccardLoss True</b><br><br>Val IoU: %{y:.3}<br>Epochs: %{x}<br><extra></extra>"], "name": "MAnet mobilenet_v2 JaccardLoss True", "type": "scatter", "x": [1, 2, 3, 4, 5, 6, 7, 8, 9, 10], "y": [0.7327, 0.875, 0.8961, 0.8913, 0.9126, 0.9008, 0.904, 0.9104, 0.917, 0.9151]}, {"hovertemplate": ["<b>MAnet resnet101 JaccardLoss False</b><br><br>Val IoU: %{y:.3}<br>Epochs: %{x}<br><extra></extra>"], "name": "MAnet resnet101 JaccardLoss False", "type": "scatter", "x": [1, 2, 3, 4, 5, 6, 7, 8, 9, 10], "y": [0.8612, 0.8701, 0.913, 0.878, 0.9156, 0.9017, 0.9104, 0.9027, 0.9208, 0.9182]}, {"hovertemplate": ["<b>MAnet resnet101 JaccardLoss True</b><br><br>Val IoU: %{y:.3}<br>Epochs: %{x}<br><extra></extra>"], "name": "MAnet resnet101 JaccardLoss True", "type": "scatter", "x": [1, 2, 3, 4, 5, 6, 7, 8, 9, 10], "y": [0.864, 0.8871, 0.8927, 0.8866, 0.9023, 0.8995, 0.9003, 0.9046, 0.9075, 0.9098]}, {"hovertemplate": ["<b>PAN mobilenet_v2 JaccardLoss False</b><br><br>Val IoU: %{y:.3}<br>Epochs: %{x}<br><extra></extra>"], "name": "PAN mobilenet_v2 JaccardLoss False", "type": "scatter", "x": [1, 2, 3, 4, 5, 6, 7, 8, 9, 10], "y": [0.3643, 0.8376, 0.884, 0.9029, 0.9033, 0.8967, 0.9037, 0.9095, 0.9088, 0.9094]}, {"hovertemplate": ["<b>PAN mobilenet_v2 JaccardLoss True</b><br><br>Val IoU: %{y:.3}<br>Epochs: %{x}<br><extra></extra>"], "name": "PAN mobilenet_v2 JaccardLoss True", "type": "scatter", "x": [1, 2, 3, 4, 5, 6, 7, 8, 9, 10], "y": [0.7838, 0.8528, 0.865, 0.8784, 0.8727, 0.8811, 0.8877, 0.888, 0.8849, 0.8826]}, {"hovertemplate": ["<b>PAN resnet101 JaccardLoss False</b><br><br>Val IoU: %{y:.3}<br>Epochs: %{x}<br><extra></extra>"], "name": "PAN resnet101 JaccardLoss False", "type": "scatter", "x": [1, 2, 3, 4, 5, 6, 7, 8, 9, 10], "y": [0.8844, 0.9024, 0.904, 0.9103, 0.9119, 0.8921, 0.9096, 0.9167, 0.9172, 0.9175]}, {"hovertemplate": ["<b>PAN resnet101 JaccardLoss True</b><br><br>Val IoU: %{y:.3}<br>Epochs: %{x}<br><extra></extra>"], "name": "PAN resnet101 JaccardLoss True", "type": "scatter", "x": [1, 2, 3, 4, 5, 6, 7, 8, 9, 10], "y": [0.8799, 0.8925, 0.8969, 0.9, 0.9021, 0.9044, 0.905, 0.9049, 0.9047, 0.9057]}, {"hovertemplate": ["<b>PSPNet mobilenet_v2 JaccardLoss False</b><br><br>Val IoU: %{y:.3}<br>Epochs: %{x}<br><extra></extra>"], "name": "PSPNet mobilenet_v2 JaccardLoss False", "type": "scatter", "x": [1, 2, 3, 4, 5, 6, 7, 8, 9, 10], "y": [0.8847, 0.9063, 0.9074, 0.9034, 0.9011, 0.9103, 0.9103, 0.9114, 0.9095, 0.911]}, {"hovertemplate": ["<b>PSPNet mobilenet_v2 JaccardLoss True</b><br><br>Val IoU: %{y:.3}<br>Epochs: %{x}<br><extra></extra>"], "name": "PSPNet mobilenet_v2 JaccardLoss True", "type": "scatter", "x": [1, 2, 3, 4, 5, 6, 7, 8, 9, 10], "y": [0.8188, 0.847, 0.8579, 0.8601, 0.8759, 0.8824, 0.8817, 0.8897, 0.8825, 0.8938]}, {"hovertemplate": ["<b>PSPNet resnet101 JaccardLoss False</b><br><br>Val IoU: %{y:.3}<br>Epochs: %{x}<br><extra></extra>"], "name": "PSPNet resnet101 JaccardLoss False", "type": "scatter", "x": [1, 2, 3, 4, 5, 6, 7, 8, 9, 10], "y": [0.8948, 0.9087, 0.9193, 0.8605, 0.9065, 0.8921, 0.8783, 0.9128, 0.9108, 0.9219]}, {"hovertemplate": ["<b>PSPNet resnet101 JaccardLoss True</b><br><br>Val IoU: %{y:.3}<br>Epochs: %{x}<br><extra></extra>"], "name": "PSPNet resnet101 JaccardLoss True", "type": "scatter", "x": [1, 2, 3, 4, 5, 6, 7, 8, 9, 10], "y": [0.7834, 0.8981, 0.8898, 0.9024, 0.894, 0.908, 0.9024, 0.9017, 0.8969, 0.9028]}, {"hovertemplate": ["<b>Unet mobilenet_v2 JaccardLoss False</b><br><br>Val IoU: %{y:.3}<br>Epochs: %{x}<br><extra></extra>"], "name": "Unet mobilenet_v2 JaccardLoss False", "type": "scatter", "x": [1, 2, 3, 4, 5, 6, 7, 8, 9, 10], "y": [0.9021, 0.9032, 0.9062, 0.9039, 0.9166, 0.9144, 0.9171, 0.9083, 0.9183, 0.919]}, {"hovertemplate": ["<b>Unet mobilenet_v2 JaccardLoss True</b><br><br>Val IoU: %{y:.3}<br>Epochs: %{x}<br><extra></extra>"], "name": "Unet mobilenet_v2 JaccardLoss True", "type": "scatter", "x": [1, 2, 3, 4, 5, 6, 7, 8, 9, 10], "y": [0.8588, 0.8862, 0.87, 0.8887, 0.8976, 0.8967, 0.8921, 0.9073, 0.9113, 0.9115]}, {"hovertemplate": ["<b>Unet resnet101 JaccardLoss False</b><br><br>Val IoU: %{y:.3}<br>Epochs: %{x}<br><extra></extra>"], "name": "Unet resnet101 JaccardLoss False", "type": "scatter", "x": [1, 2, 3, 4, 5, 6, 7, 8, 9, 10], "y": [0.9, 0.9012, 0.9003, 0.9073, 0.9086, 0.9091, 0.9127, 0.9113, 0.9187, 0.9197]}, {"hovertemplate": ["<b>Unet resnet101 JaccardLoss True</b><br><br>Val IoU: %{y:.3}<br>Epochs: %{x}<br><extra></extra>"], "name": "Unet resnet101 JaccardLoss True", "type": "scatter", "x": [1, 2, 3, 4, 5, 6, 7, 8, 9, 10], "y": [0.8325, 0.846, 0.8814, 0.8905, 0.8931, 0.8966, 0.8842, 0.8981, 0.9074, 0.9065]}], "layout": {"font": {"size": 14}, "legend": {"font": {"size": 16}, "traceorder": "reversed", "y": 0.5}, "title": {"text": "Val IoU - (Architecture Encoder Loss)"}, "xaxis": {"title": {"text": "Epochs"}}, "yaxis": {"title": {"text": "IoU"}}}}
